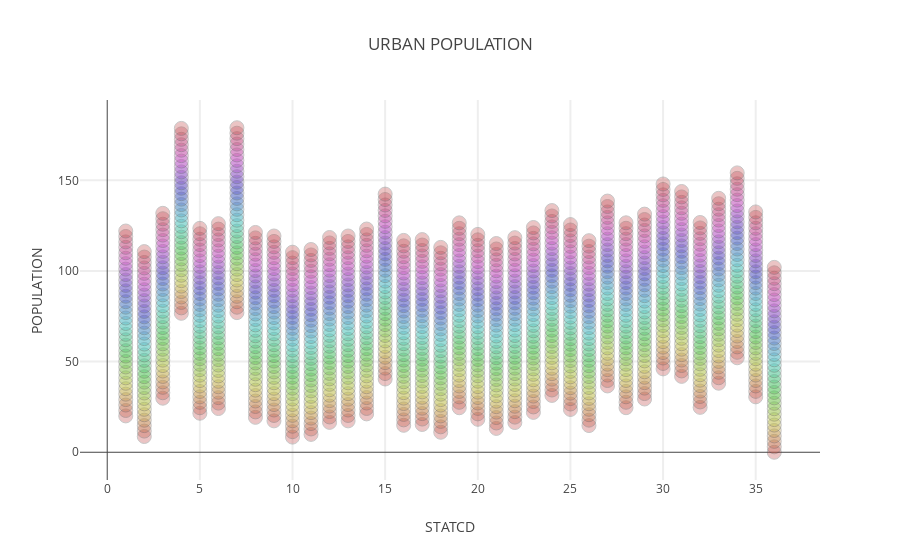

The cell this chart's notebook holds for it:
### Code cell
l= []
y= []

N= 35
c= ['hsl('+str(h)+',50%'+',50%)' for h in np.linspace(0, 360, N)]

for i in range(int(N)):
    y.append((1000+i))
    trace0= go.Scatter(
        x= df2['State_Code'],
        y= df2['Urban_Population']+(i*3),
        mode= 'markers',
        marker= dict(size= 14,
                    line= dict(width=1),
                    color= c[i],
                    opacity= 0.3
                   ),name= y[i],
        text= df2['State_Name']) # The hover text goes here... 
    l.append(trace0);
layout= go.Layout(
    title= 'URBAN POPULATION',
    hovermode= 'closest',
    xaxis= dict(
        title= 'STATCD',
        
        gridwidth= 2,
    ),
    yaxis=dict(
        title= 'POPULATION',
        
        gridwidth= 2,
    ),
    showlegend= False
)
fig= go.Figure(data=l, layout=layout)
def configure_plotly_browser_state():
  import IPython
  display(IPython.core.display.HTML('''
        <script src="/static/components/requirejs/require.js"></script>
        <script>
          requirejs.config({
            paths: {
              base: '/static/base',
              plotly: 'https://cdn.plot.ly/plotly-latest.min.js?noext',
            },
          });
        </script>
        '''))
configure_plotly_browser_state()
iplot(fig)
